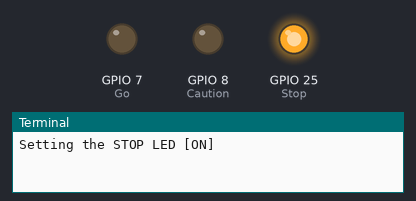
Bench run of a program on a simulated Raspberry Pi (BCM pin numbers). Parts: output pins drawn as LEDs (lit = HIGH), the last lines printed to the terminal.

Above: at 2.5 s.
At 7.5 s:
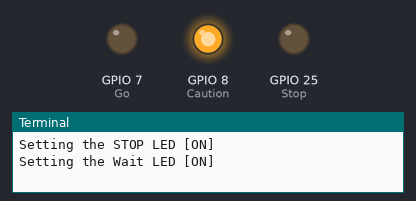
At 12.5 s:
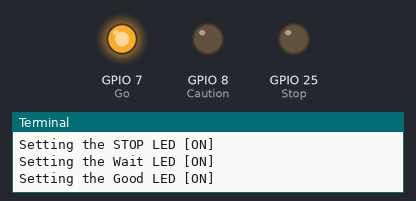
Timing chart, 0 to 19.5 s (numbered marks = the images above):
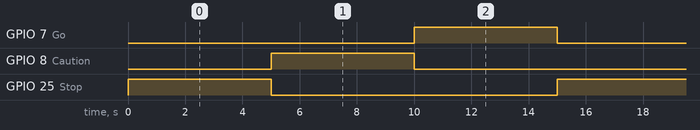

Measured:
- by itself, GPIO 7 (Go), GPIO 8 (Caution), GPIO 25 (Stop): alternates HIGH for 5.0 s and LOW for 10.0 s
- by itself, everything shown: repeats every 15.0 s, in 3 steps

The program:

mod8.py
```python
import RPi.GPIO as GPIO
import time
import struct

# --------------------------------------------------------
# Status
# --------------------------------------------------------
Stop = 25
Caution = 8
Go = 7

# --------------------------------------------------------
# Set Mode Leds
# --------------------------------------------------------
GPIO.setmode(GPIO.BCM)
GPIO.setwarnings(False)
GPIO.setup(Stop, GPIO.OUT)
GPIO.setup(Caution, GPIO.OUT)
GPIO.setup(Go, GPIO.OUT)

# --------------------------------------------------------
# Start the Loop...
# --------------------------------------------------------
try:
    while(1):

        print ("Setting the STOP LED [ON]")
        GPIO.output(Stop, GPIO.HIGH)
        time.sleep(5)
        GPIO.output(Stop, GPIO.LOW)

        print ("Setting the Wait LED [ON]")
        GPIO.output(Caution, GPIO.HIGH)
        time.sleep(5)
        GPIO.output(Caution, GPIO.LOW)

        print ("Setting the Good LED [ON]")
        GPIO.output(Go, GPIO.HIGH)
        time.sleep(5)
        GPIO.output(Go, GPIO.LOW)

except (RuntimeError, TypeError, NameError):
    print ("Failed to Set up the LED Routine. Error %s" % RuntimeError)
    time.sleep(10)
    pass
except KeyboardInterrupt:
    # Turn off all LED's
    GPIO.output(Stop, GPIO.LOW)
    GPIO.output(Caution, GPIO.LOW)
    GPIO.output(Go, GPIO.LOW)
    GPIO.cleanup()
    
```
